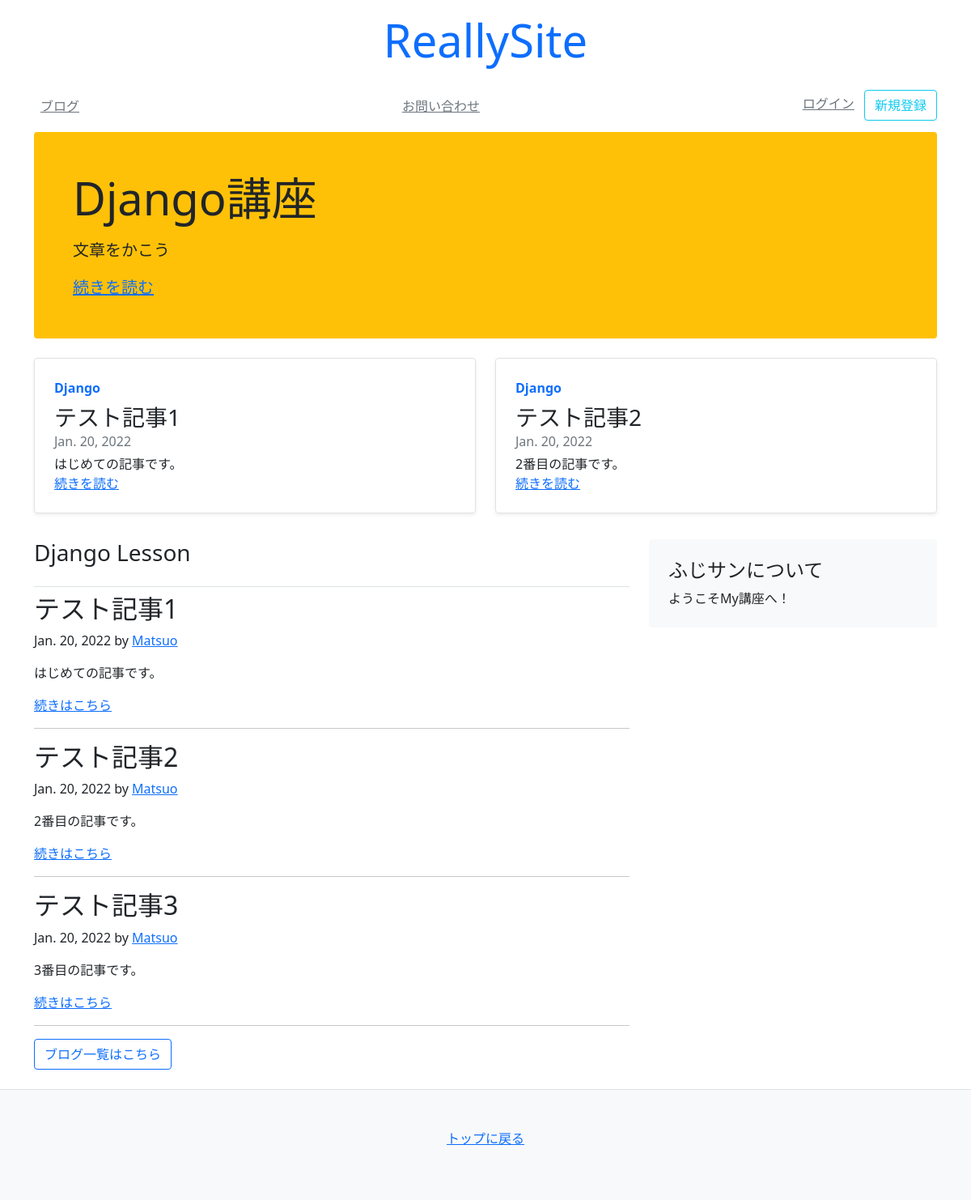
The app's page /, older data.
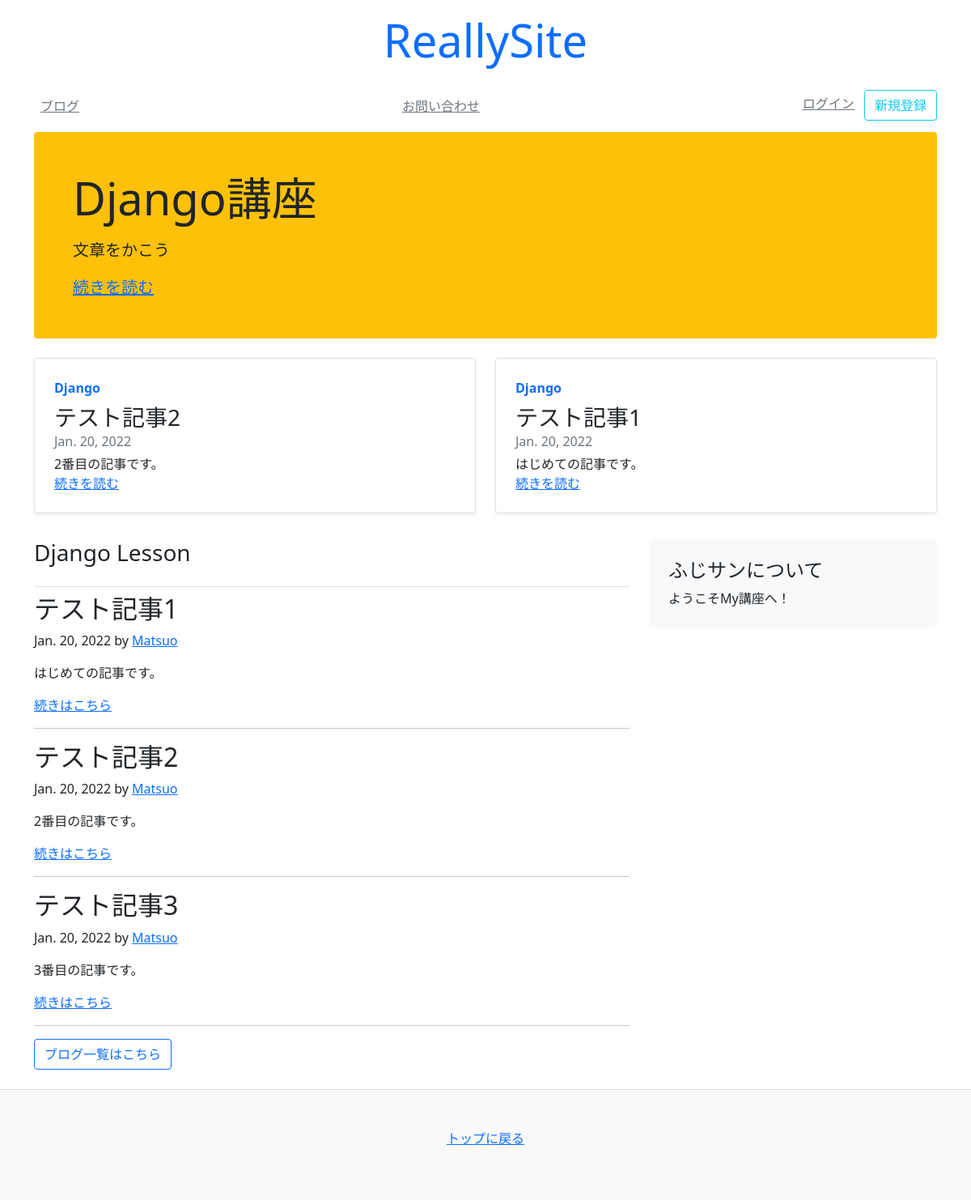
The same page, newer data.
### blog/models.py (models this page shows)
class Article(models.Model):
    title = models.CharField(default='', max_length=30)
    text = models.TextField(default='')
    author = models.CharField(default='', max_length=30)
    created_at = models.DateField(auto_now_add=True)
    updated_at = models.DateField(auto_now=True)
    count = models.IntegerField(default=0)
    tags = models.ManyToManyField(Tag, blank=True)

### mysite/views.py (the view)
# urls.py: path('', views.index),
def index(request):
    ranks = Article.objects.order_by('-count')[:2] # -をつけることで降順
    objs = Article.objects.all()[:3]  # 全ての記事を取得
    context = {
        'title': 'Really Site',
        'articles': objs,
        'ranks' : ranks,
    }
    return render(request, 'mysite/index.html', context)

### templates/mysite/index.html (shortened to what this page needs)
<!DOCTYPE html>
<html lang="en">
<head>
</head>
<body>
{% extends 'mysite/base.html' %}
{% block content %}
<div class="container">
    <div class="p-4 p-md-5 mb-4 rounded bg-warning">
        <div class="col-md-6 px-0">
            <h1 class="display-4 font-italic">Django講座</h1>
            <p class="lead my-3">文章をかこう</p>
            <p class="lead mb-0">
                <a href="#" class="font-weight-bold">続きを読む</a>
            </p>
        </div>
    </div>
    <div class="row mb-2">
        {% for obj in ranks %}
        <div class="col-md-6">
            <div class="row g-0 border rounded overflow-hidden flex-md-row
            mb-4 shadow-sm h-md-250 position-relative">
                <div class="col p-4 d-flex flex-column position-static">
                    <strong class="d-inline-block mb-2 text-primary">Django</strong>
                    <h3 class="mb-0">{{ obj.title }}</h3>
                    <div class="mb-1 text-muted">{{ obj.created_at }}</div>
                    <p class="card-text mb-auto">{{ obj.text }}</p>
                    <a href="/blog/{{ obj.id }}" class="stretched-link">続きを読む</a>
                </div>
            </div>
        </div>
        {% endfor %}
    </div>
</div>
<main class="container">
    <div class="row">
        <div class="col-md-8">
            <h3 class="pb-4 font-italic border-bottom">
                Django Lesson
            </h3>
            {% for obj in articles %}
            <div class="blog-post">
                <h2 class="blog-post-title">{{ obj.title }}</h2>
                <p class="blog-post-meta">{{ obj.created_at }} by
                    <a href="#">{{ obj.author }}</a>
                <p> {{ obj.text }}</p>
                <a href="/blog/{{ obj.id }}" class="">続きはこちら</a>
            </div>
            <hr>
            {% endfor %}
            <nav class="blog-pagination">
                <a class="btn btn-outline-primary" href="/blog/">ブログ一覧はこちら</a>
            </nav>
        </div>
        {% include 'mysite/snippets/sidebar.html' %}
    </div>
</main>
{% endblock %}

Row changes from the older to the newer data that the page shows:
changed Article "テスト記事2": moves up the list
